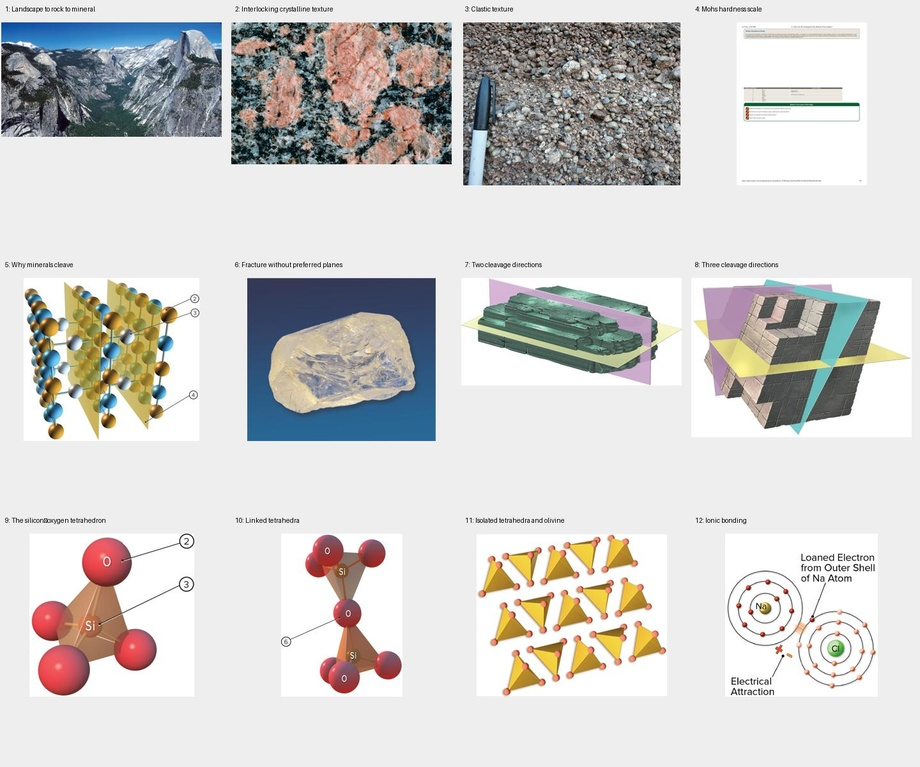
#> input picture source-materials/ch4-ch5-visual-audit/contact-1.jpg, 920 x 767 px, shrunk from 1440 x 1200 before the run
$ python render-image.py contact-1.jpg contact-2.jpg out.png
#> lines starting #> are read from the running program, lines starting #| are printed output that depends on the picture
"""Render a PDF embedded image with its original soft mask onto white."""
import sys
from PIL import Image
im=Image.open(sys.argv[1]).convert('RGB')
#> im is the input picture: PIL image 920x767 RGB; mean R, G, B 208.9, 207.4, 205.5
if sys.argv[2]!='none':
    mask=Image.open(sys.argv[2]).convert('L')
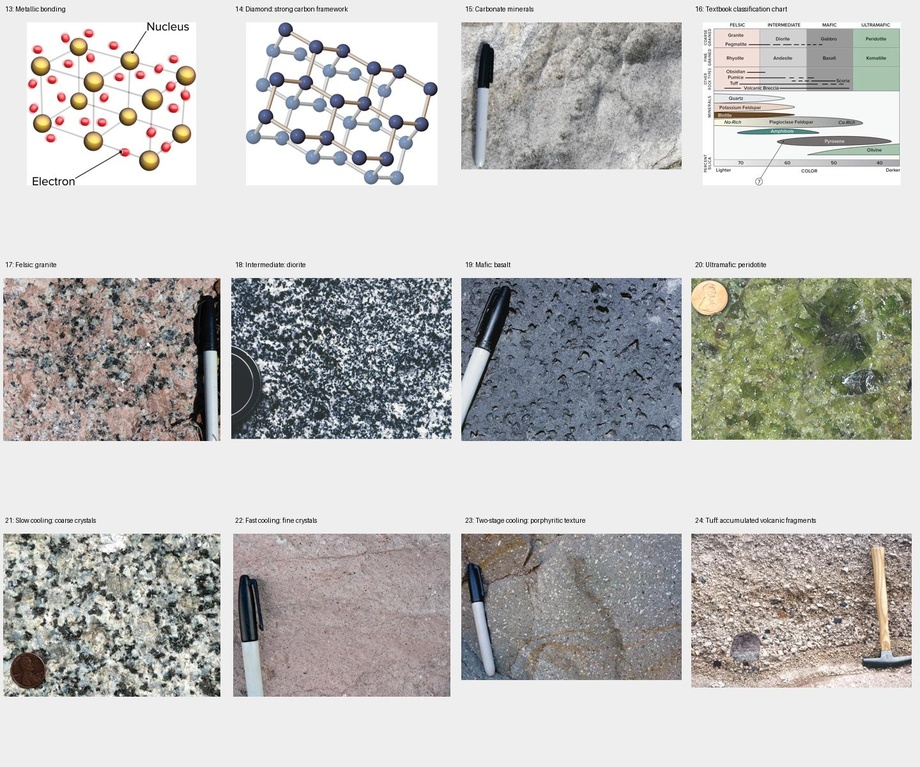
#> input picture source-materials/ch4-ch5-visual-audit/contact-2.jpg, 920 x 767 px, shrunk from 1440 x 1200 before the run
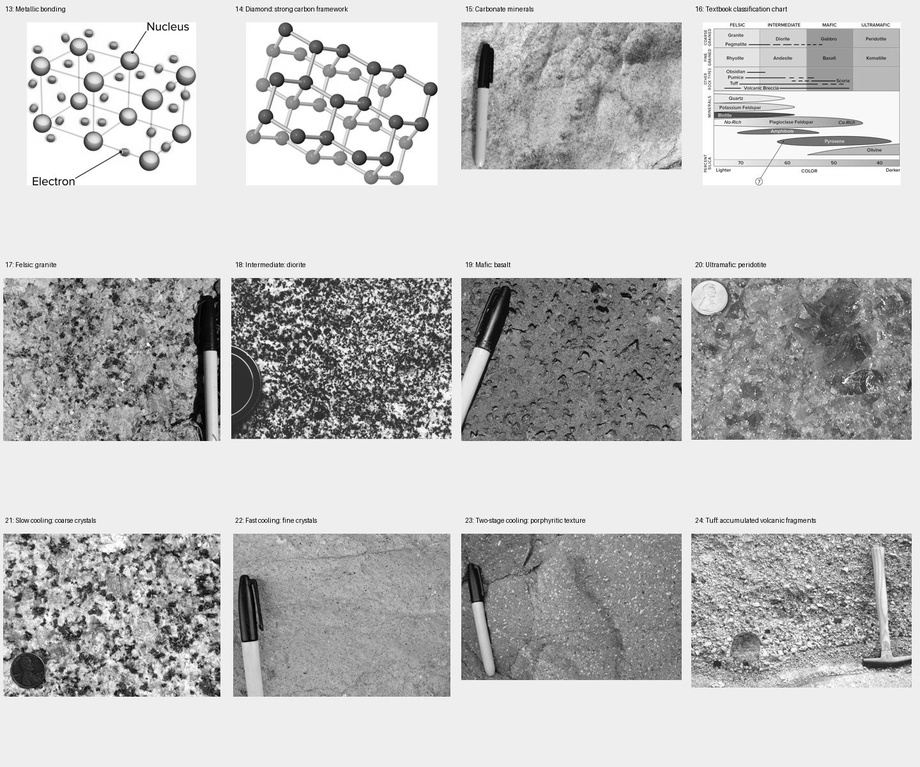
#> mask: PIL image 920x767 L; min 0, max 255, mean 190.6
    bg=Image.new('RGB',im.size,'white');bg.paste(im,(0,0),mask);im=bg
#> after `bg = Image.new('RGB', im.size, 'white')`: bg: PIL image 920x767 RGB; every value is 255
#> after `bg.paste(im, (0, 0), mask)`:
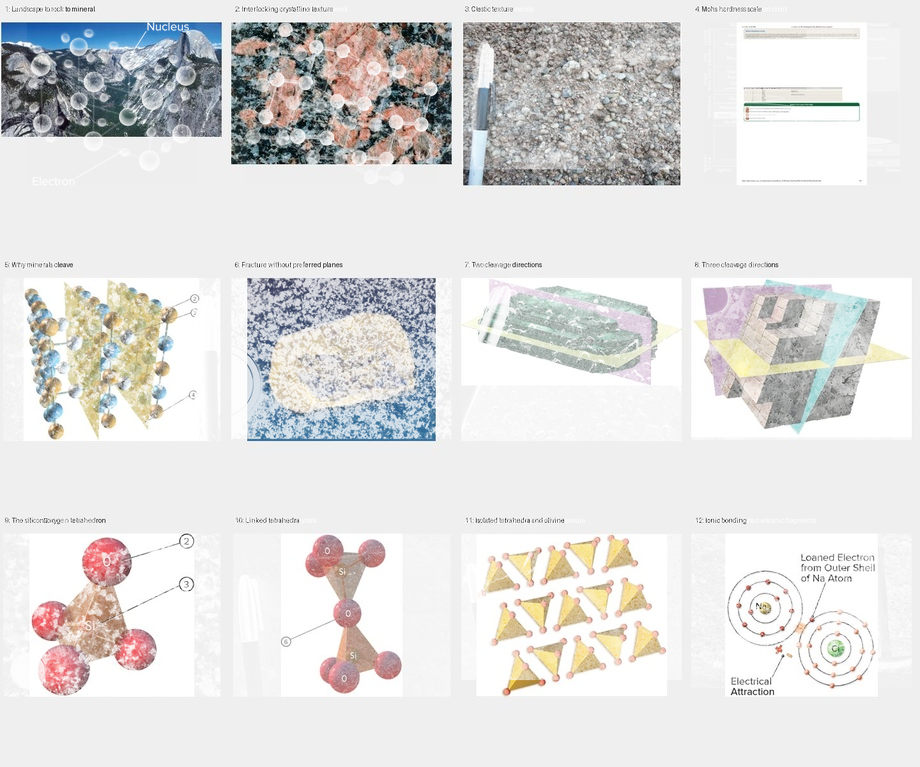
#> bg: PIL image 920x767 RGB; mean R, G, B 223.2, 222.3, 221.4
im.save(sys.argv[3])
